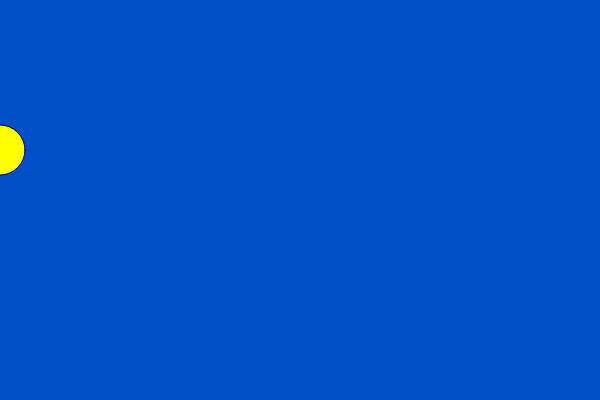
Frame 1 (no input)
Frame 60 (no input): identical to frame 1, image omitted
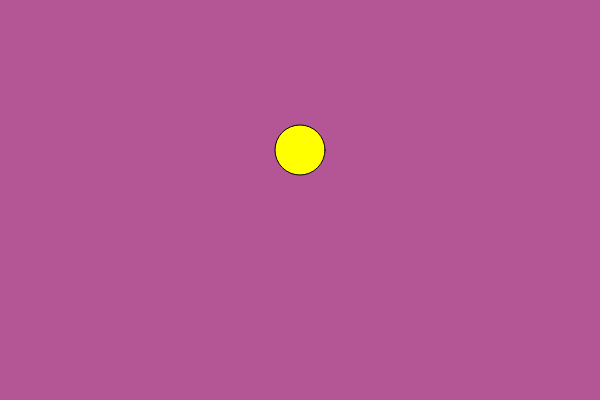
Frame 120 (the mouse pressed at the canvas centre since frame 60)

The p5.js sketch that drew these frames (run headless with seeded random() and noise() and a simulated clock; from frame 60 on, the mouse is pressed at the canvas centre):

// p5.js sketch
// ── sketch.js
var r = 0;
var g = 80;
var b=200;


function setup(){

  createCanvas(600,400);
}


function draw(){
  r=map(mouseX,0,600,0,360);
  g =map(mouseX,50,900,80,100);
  b= map(mouseX,0,1200,200,0);
  background(r,g,b);
  fill("yellow");
  ellipse(mouseX,150,50,50); 
}
